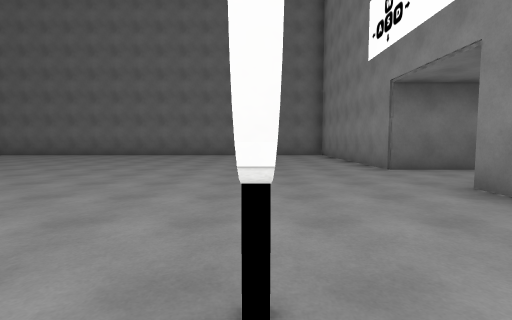
view 1 (above)

16 first-person views from a walk through a Unity game level. The camera is 1.3 m above the floor, tilts 4° down and sees 85° across. The floor is counted in squares, 2 m on a side. Each view is taken from the middle of a square. On the plan, view 1 faces up. The plan holds only what a view shows up to about 9 squares ahead; the rest is blank. The place goes on beyond the plan. The player character is not drawn. Some surface patterns are stand-ins.

view 2
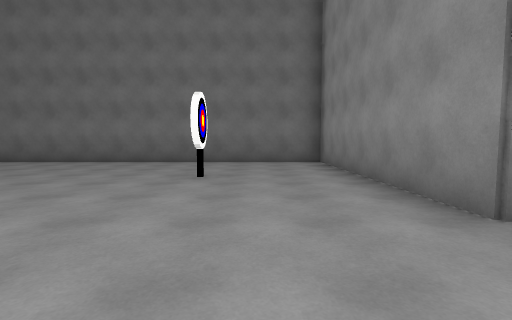

view 3
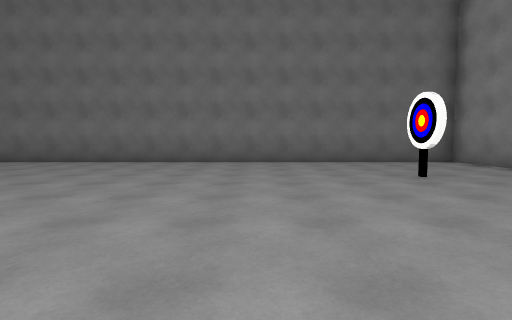

view 4
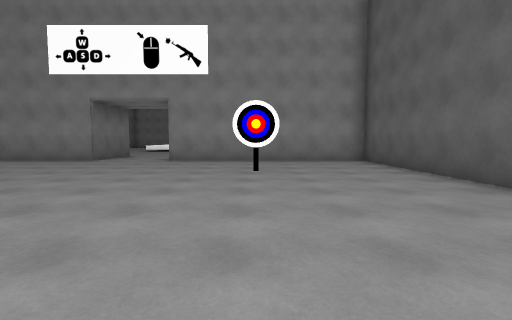

view 5
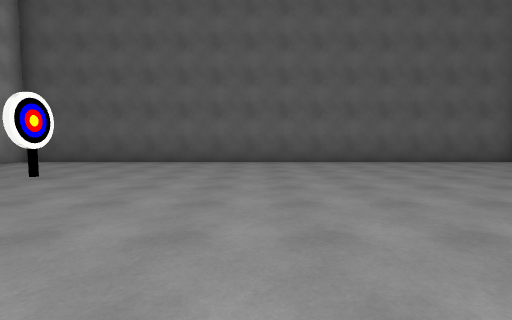

view 6
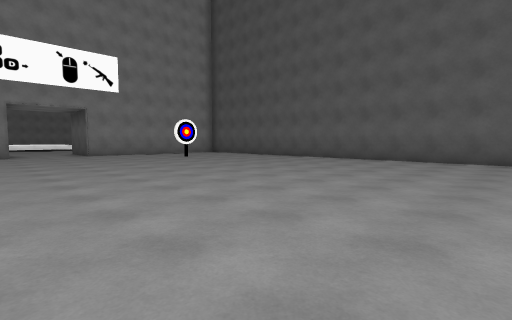

view 7
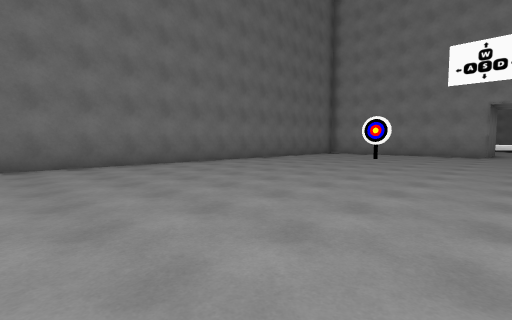

view 8
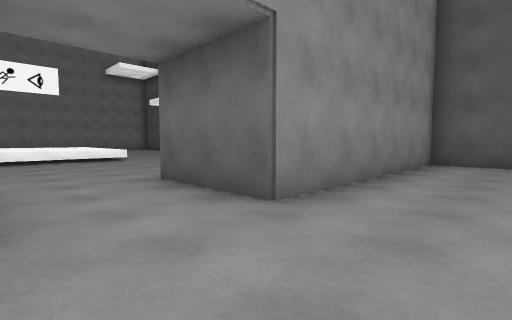

view 9
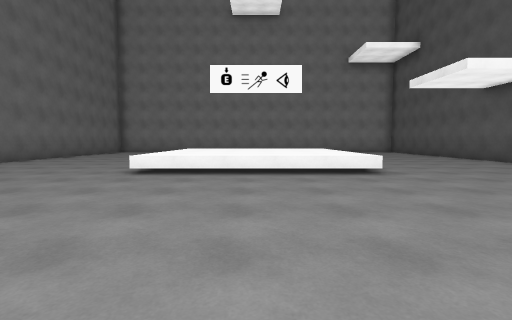

view 10
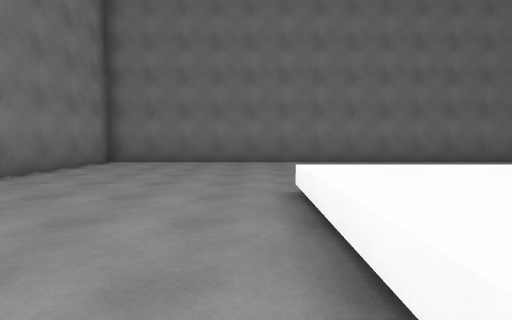

view 11
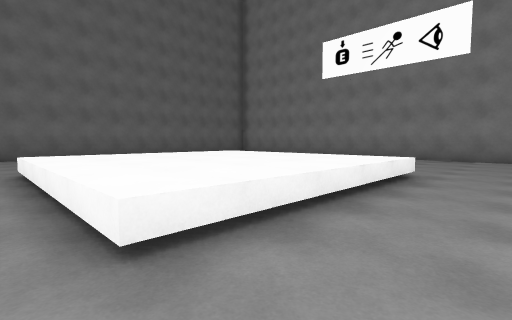

view 12
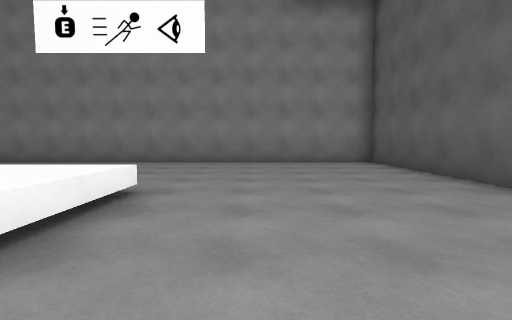

view 13
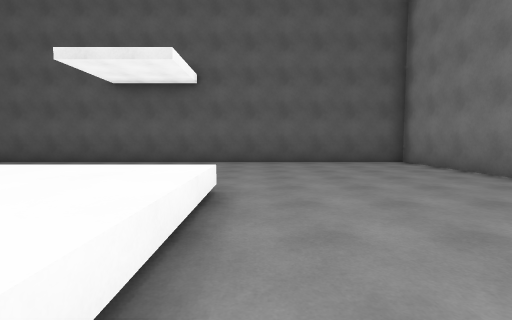

view 14
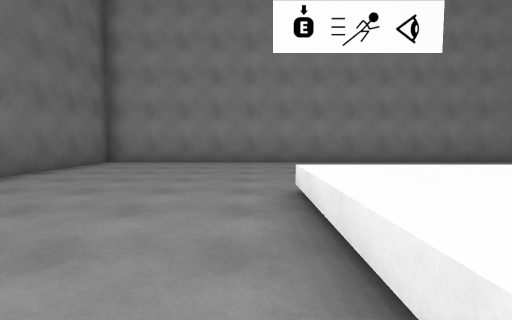

view 15
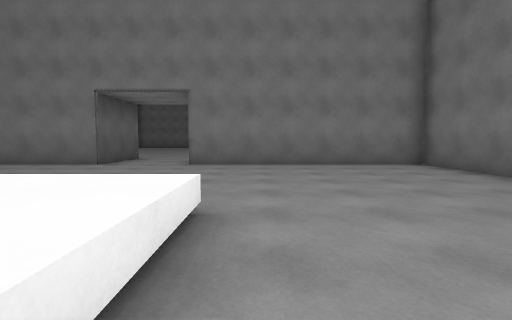

view 16
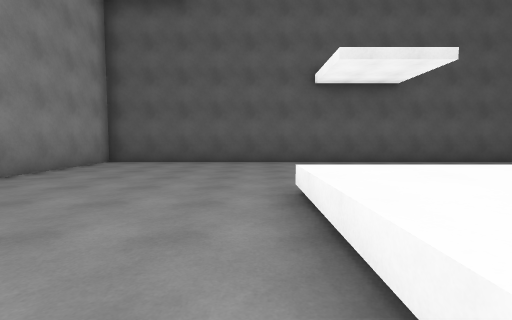

### Floor plan
Key: @ floor where view 1 was taken; # wall or solid block; . floor; ^ raised ledge.
Columns run from 10 left of view 1 to 21 right of it. Each row starts with its distance up from view 1.
 13 ############## #################
 12 .............# #...............#
 11 .............# #...............#
 10 .............# #...............#
  9 ..........#..# #...............#
  8 .............# #...............#
  7 .............###.....^^^^^.....#
  6 .....................^^^^^.   .#
  5 .....................^^^^^..  .#
  4 .....................^^^^^.....#
  3 .............###.....^^^^^.....#
  2 .............# #...............#
  1 ..........#..# #...............#
  0 ..........@..# #...............#
 -1 .............# #...............#
 -2 .............# #...............#
 -3 ############## #################

Positions as (right, up) in squares from view 1, and headings:
1: (0, 0), facing up
2: (1, 4), facing up
3: (-3, 4), facing up
4: (-6, 1), facing right
5: (-4, 6), facing down
6: (-10, 7), facing down-right
7: (-10, 5), facing up-right
8: (1, 6), facing down-right
9: (5, 5), facing right
10: (10, 4), facing up
11: (10, 1), facing up-right
12: (12, 1), facing right
13: (10, 6), facing down
14: (12, 8), facing right
15: (13, 8), facing left
16: (16, 6), facing down
